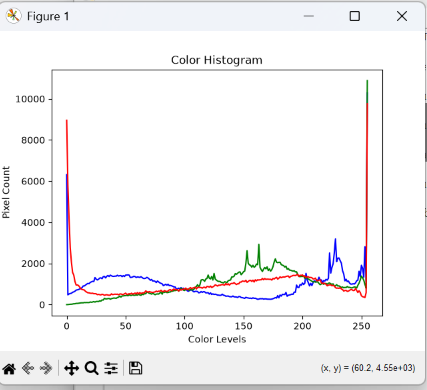
#> input picture Lab/experiment 5/EXP 5/COLOR IMAGE.png, 427 x 390 px
$ python 'exp 5.py'
#> lines starting #> are read from the running program, lines starting #| are printed output that depends on the picture
import cv2
import matplotlib.pyplot as plt
from tkinter import Tk, filedialog

root = Tk()
root.withdraw()

file = filedialog.askopenfilename()
#> the answer given: COLOR IMAGE.png

img = cv2.imread(file)
#> img is the input picture: shape (390, 427, 3); mean B, G, R 245.2, 244, 244.8

if img is None:
    print("Image not found")
else:
    colors = ('b', 'g', 'r')

    for i, color in enumerate(colors):
        hist = cv2.calcHist([img], [i], None, [256], [0, 256])
        plt.plot(hist, color=color)

    plt.title("Color Histogram")
    plt.xlabel("Color Levels")
    plt.ylabel("Pixel Count")
    plt.show()
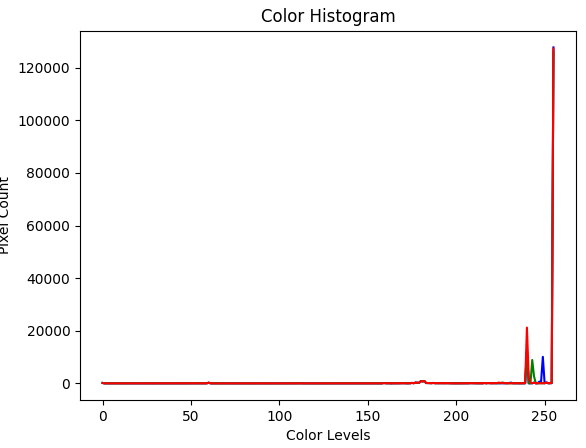
#> figure drawn by matplotlib, 1 panel; curve peaks at x = 255, y = 127724; curve peaks at x = 255, y = 126115; curve peaks at x = 255, y = 127306

    print("Color histogram completed successfully")
